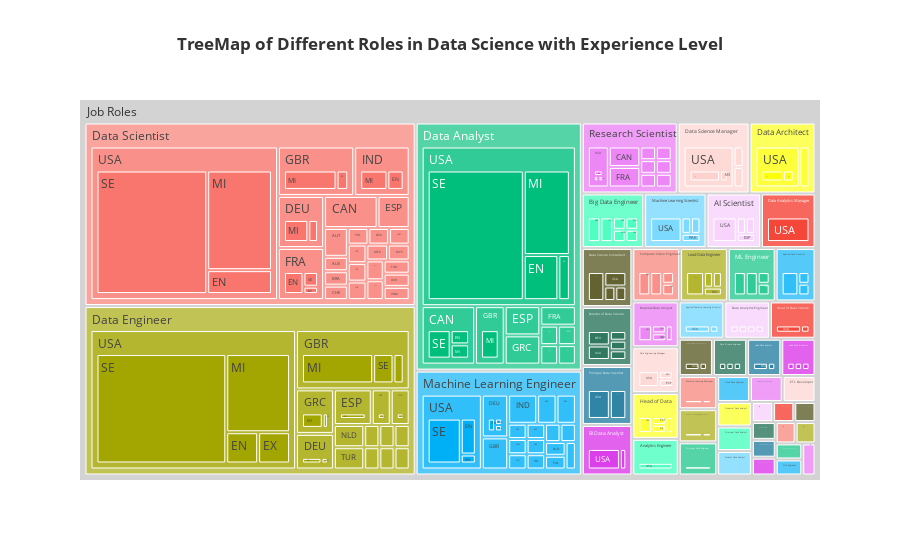

The notebook cell saved with this chart:
### Markdown cell above
<span style="font-size:1.2em;">TreeMap for job titles</span>

### Code cell
fig=px.treemap(df,path=[px.Constant('Job Roles'),'job_title','company_location','experience_level'],template='ggplot2',hover_name='job_title',title='<b>TreeMap of Different Roles in Data Science with Experience Level')
fig.update_traces(root_color='lightgrey')

### Figure 1 — Plotly figure (JSON) as saved in the notebook; plotly's stock layout.template omitted (floating-point values rounded to 4 significant figures; data arrays with more than 128 entries replaced by an {"elided": "..."} marker saying what was removed)
{"data": [{"branchvalues": "total", "domain": {"x": [0, 1], "y": [0, 1]}, "hovertemplate": "<b>%{hovertext}</b><br><br>labels=%{label}<br>count=%{value}<br>parent=%{parent}<br>id=%{id}<extra></extra>", "hovertext": {"elided": "468 str values"}, "ids": {"elided": "468 str values"}, "labels": {"elided": "468 str values"}, "name": "", "parents": {"elided": "468 str values"}, "root": {"color": "lightgrey"}, "type": "treemap", "values": {"elided": "468 int values"}}], "layout": {"legend": {"tracegroupgap": 0}, "title": {"text": "<b>TreeMap of Different Roles in Data Science with Experience Level"}}}
